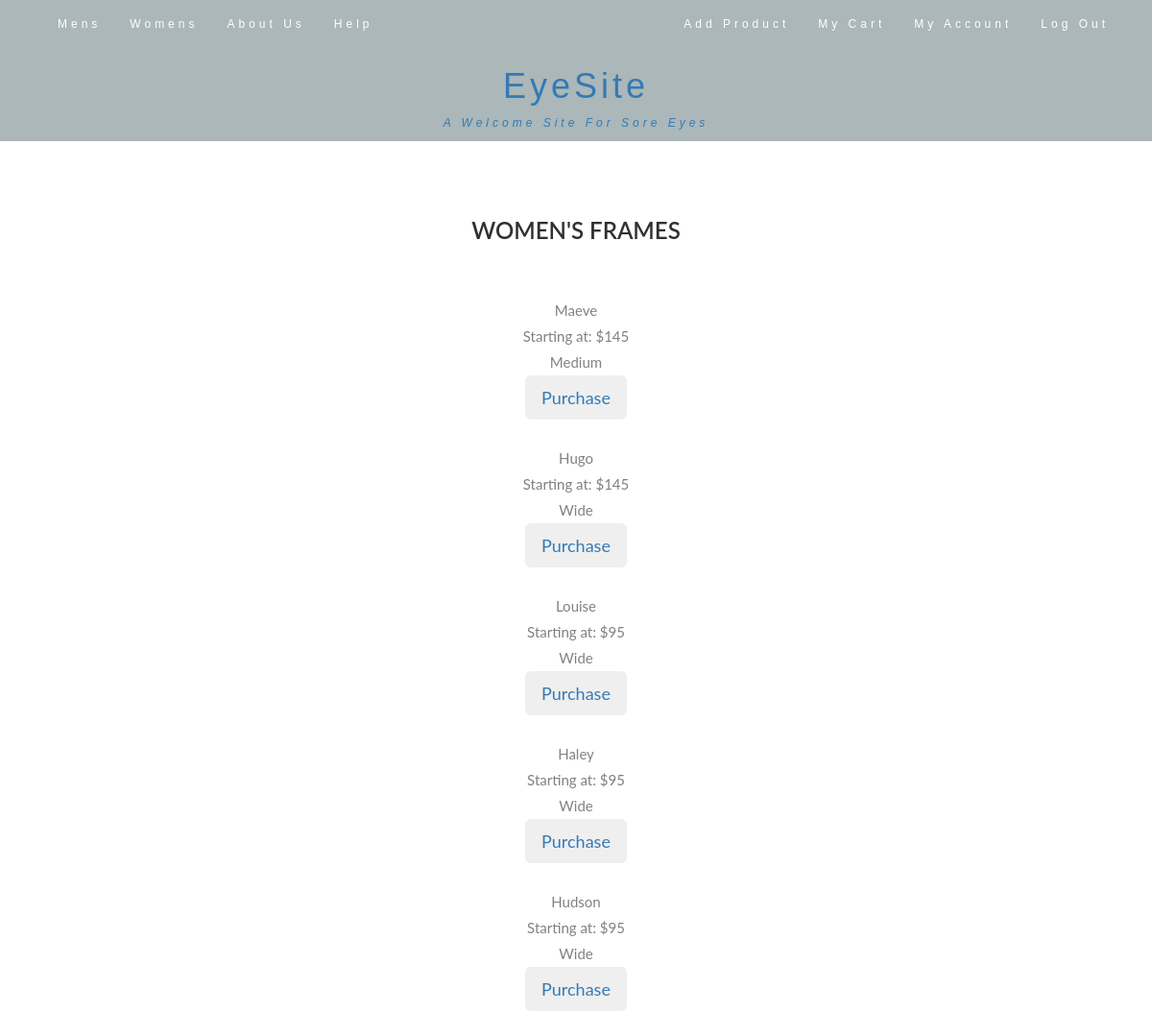
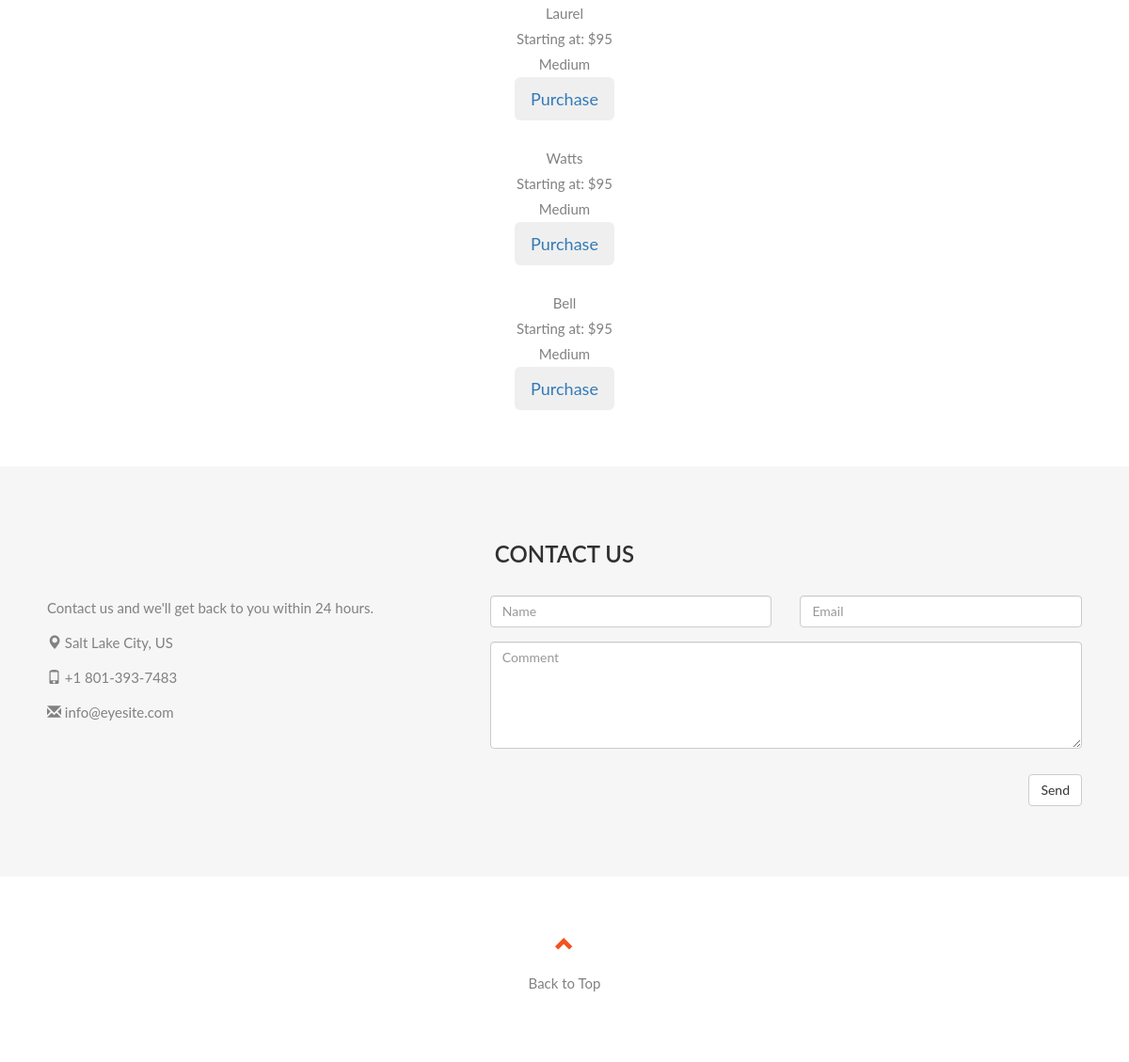
/view/Womens.php (signed in), run on the app's committed database (2 pictures, top to bottom).
### tables this page shows
CREATE TABLE IF NOT EXISTS `glasses` (
  `img` varchar(200) DEFAULT NULL,
  `frame` varchar(32) NOT NULL,
  `price` int(10) NOT NULL,
  `size` varchar(32) NOT NULL,
  `product_id` int(11) NOT NULL AUTO_INCREMENT,
  `gender` varchar(1) NOT NULL,
  PRIMARY KEY (`product_id`)
);

### view/Womens.php (the view, shortened to what this page needs)
<?php
require_once '../util/dbinfo.php';
$conn = new mysqli($hn, $un, $pw, $db);
?>
<html>
<head>
    <link rel="stylesheet" href="https://maxcdn.bootstrapcdn.com/bootstrap/3.3.7/css/bootstrap.min.css">
    <link rel="stylesheet" href="styles.css">
    <link rel="stylesheet" href="../CSS/styles.css">
</head>
<body id="myPage">
	<?php include('header.php') ?>
  <div id="products" class="container-fluid text-center">
  <h2>WOMEN'S FRAMES</h2>
<?php
$query = "select * from glasses where gender='f'";
$result = $conn->query($query);
$rows = $result->num_rows;
for($j=0; $j<$rows; ++$j)
{
	$result->data_seek($j);
	$row = $result->fetch_array(MYSQLI_NUM);
	echo <<<_END
	   <br>
  <div class="row">
    <div class="col-sm-12">
	$row[1]
	<br>
	Starting at: $$row[2]
	<br>
	$row[3]
	<br>
		  <button class="btn btn-lg"><a href="productdetails.php?product_id=$row[4]"> Purchase</a></button>
	</div>
	</div>
	</pre>
_END;
}
?>
</div>
<html>
<body>
    <div id="contact" class="container-fluid bg-grey">
        <h2 class="text-center">CONTACT US</h2>
        <div class="row">
            <div class="col-sm-5">
                <p>Contact us and we'll get back to you within 24 hours.</p>
                <p>
                    <span class="glyphicon glyphicon-map-marker"></span> Salt Lake City, US</p>
                <p>
                    <span class="glyphicon glyphicon-phone"></span> +1 801-393-7483</p>
                <p>
                    <span class="glyphicon glyphicon-envelope"></span> info@eyesite.com</p>
            </div>
            <div class="col-sm-7">
                <div class="row">
                    <div class="col-sm-6 form-group">
                        <input class="form-control" id="name" name="name" placeholder="Name" type="text" required>
                    </div>
                    <div class="col-sm-6 form-group">
                        <input class="form-control" id="email" name="email" placeholder="Email" type="email" required>
                    </div>
                </div>
                <textarea class="form-control" id="comments" name="comments" placeholder="Comment" rows="5"></textarea>
                <br>
                <div class="row">
                    <div class="col-sm-12 form-group">
                        <button class="btn btn-default pull-right" type="submit">Send</button>
                    </div>
                </div>
            </div>
        </div>
    </div>
    <footer class="container-fluid text-center">
        <a href="#myPage" title="To Top">
            <span class="glyphicon glyphicon-chevron-up"></span>
        </a>
        <p>Back to Top</p>
    </footer>
</body>
</html>

### view/styles.css (style rules this page uses)
body { font: 400 15px Lato, sans-serif; line-height: 1.8; color: #818181; }
h2 { font-size: 24px; text-transform: uppercase; color: #303030; font-weight: 600; margin-bottom: 30px; }
.container-fluid { padding: 60px 50px; }
.bg-grey { background-color: #f6f6f6; }
footer .glyphicon { font-size: 20px; margin-bottom: 20px; color: #f4511e; }

### data on the page
glasses: frame "Maeve", price "145", size "Medium"
glasses: frame "Hugo", price "145", size "Wide"
glasses: frame "Louise", price "95", size "Wide"
glasses: frame "Haley", price "95", size "Wide"
glasses: frame "Hudson", price "95", size "Wide"
glasses: frame "Laurel", price "95", size "Medium"
glasses: frame "Watts", price "95", size "Medium"
glasses: frame "Bell", price "95", size "Medium"
